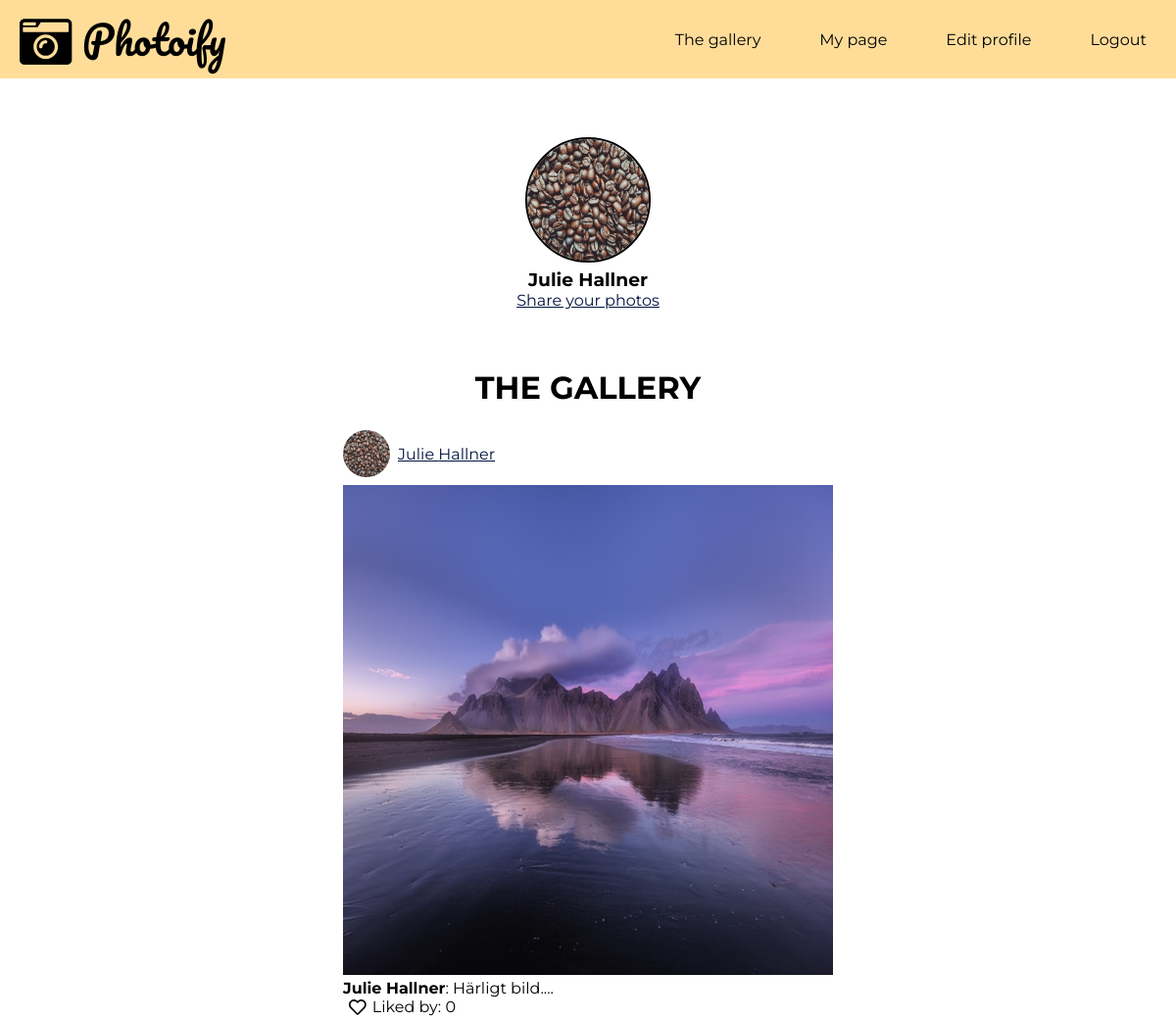
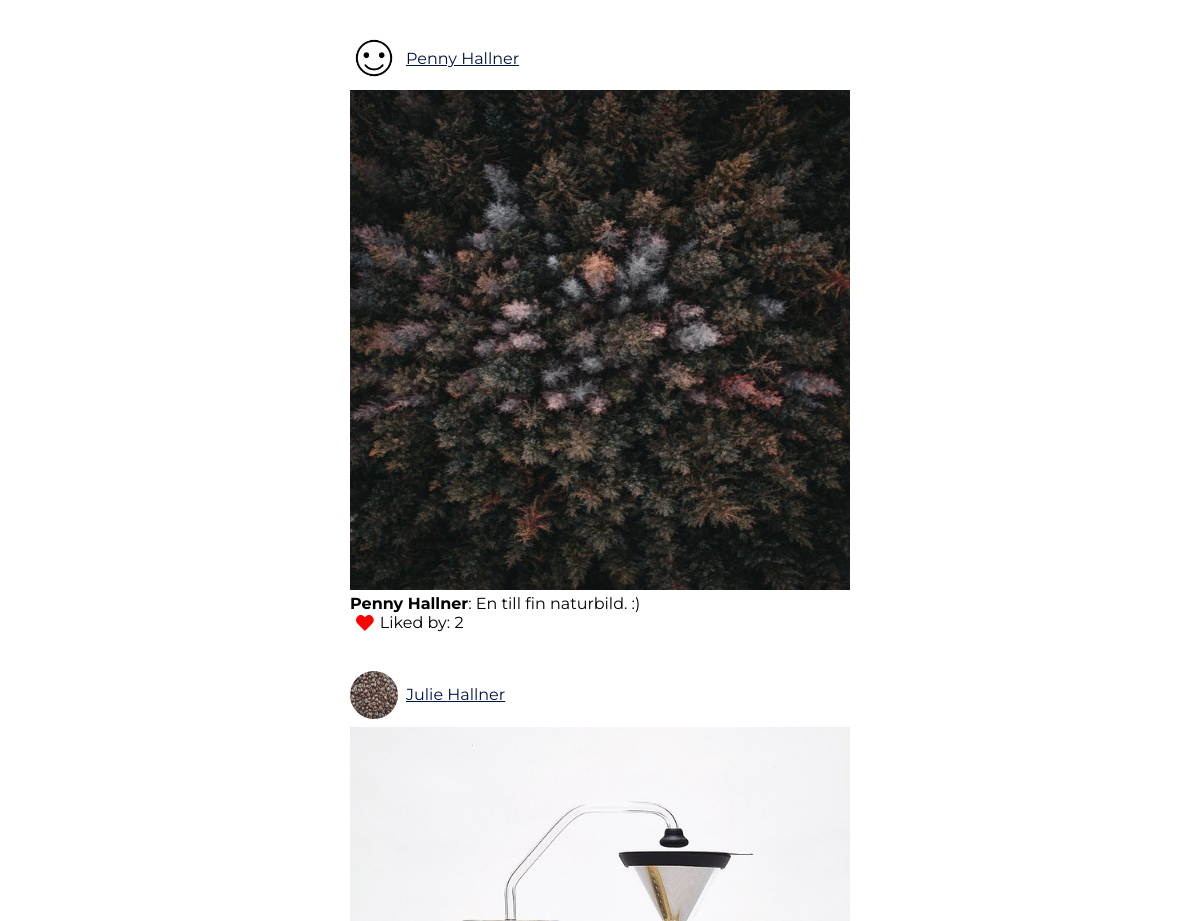
Page / (signed in, upper part) on the earlier database version (2 pictures, top to bottom).
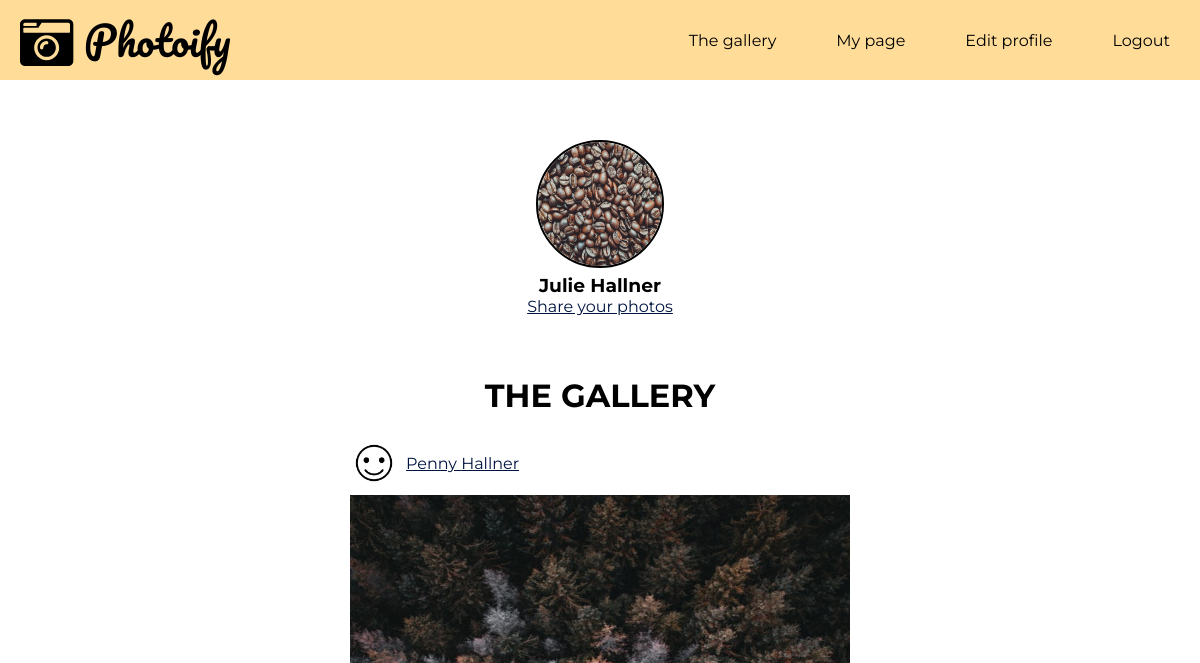
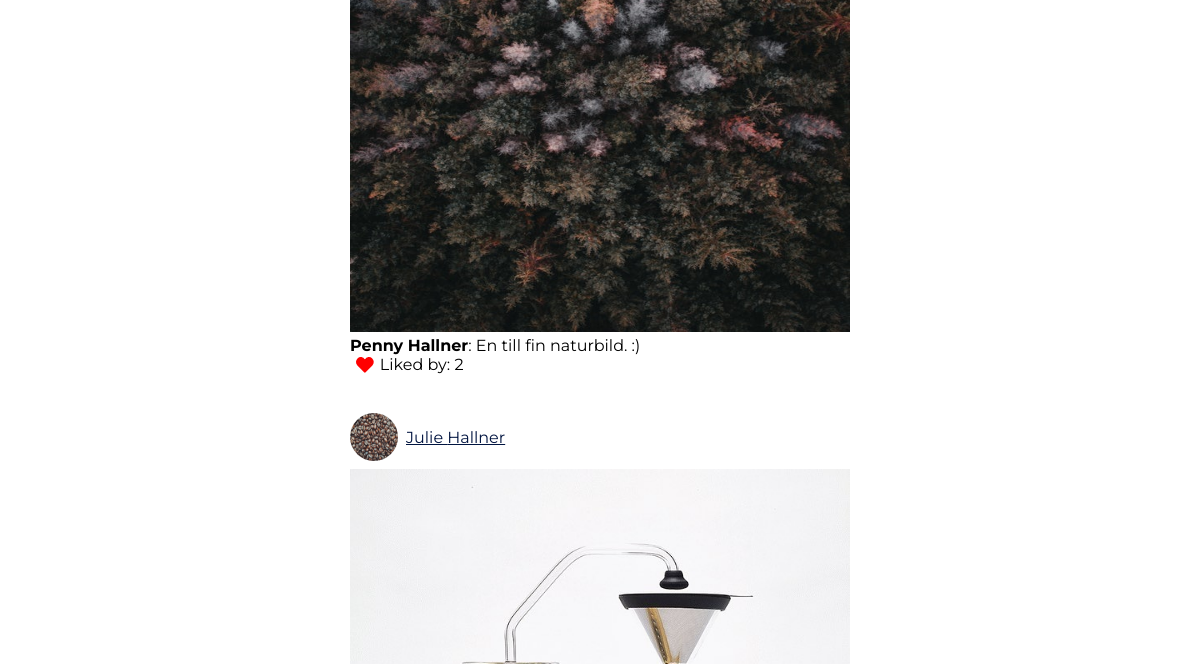
Same page on the later database version (2 pictures, top to bottom).
### tables this page shows
CREATE TABLE "posts" (
	`post_id`	INTEGER NOT NULL PRIMARY KEY AUTOINCREMENT,
	`post`	TEXT NOT NULL,
	`date`	TEXT,
	`user_id`	INTEGER,
	`content`	TEXT
);

CREATE TABLE "users" (
	`user_id`	INTEGER NOT NULL PRIMARY KEY AUTOINCREMENT,
	`first_name`	TEXT NOT NULL,
	`last_name`	TEXT NOT NULL,
	`profile_pic`	TEXT DEFAULT 'default_profile.jpg',
	`email`	TEXT NOT NULL UNIQUE,
	`password`	TEXT NOT NULL,
	`bio`	TEXT
);

### app/functions.php (called while the page is built, shortened)
<?php
function postFeed() {
    $config = require __DIR__.'/config.php';
    $pdo = new PDO($config['database_path']);
    $statement = $pdo->prepare(
        'SELECT a.post, a.content, a.post_id, c.first_name, c.last_name, c.profile_pic, c.user_id, count(l.post_like)
        AS "like"
        FROM posts a
        LEFT JOIN users c ON a.user_id=c.user_id
		LEFT JOIN likes l ON a.post_id=l.post_id
		GROUP BY a.post_id
		ORDER BY a.date DESC;');
        $statement->execute();
        $postsFeed = $statement->fetchAll(PDO::FETCH_ASSOC);
        return $postsFeed;
}

### home.php (the view, shortened to what this page needs)
<article class="homepage">
    <div class="top-gallery-page">
        <?php require __DIR__.'/views/intro.php'; ?>
        <a href="upload_photo.php">Share your photos</a>
    </div>
<?php
    $posts = postFeed();
?>
    <div class="gallery-page">
        <h1>The gallery</h1>
        <?php foreach ($posts as $post): ?>
            <div class="post">
                <div class="image-names">
                    <img class="profile-pic-small" src="image/profile/<?php echo $post['profile_pic'];?>" alt="avatar">
                    <a href="visit_user.php?user_id=<?php echo $post['user_id'];?>">
                        <p><?php echo $post['first_name'].' '. $post['last_name'];?></p>
                    </a>
                </div>
                    <img class="gallery-pics" src="image/post/<?php echo $post['post'];?>" alt="photoify">
                    <p><b><?php echo $post['first_name'].' '. $post['last_name']?></b><?php echo ': '. $post['content'];?></p>
    <?php
        $statement = $pdo->prepare(
            'SELECT * FROM likes
            WHERE post_id = :post_id
            AND user_id = :user_id');
            $statement->bindParam(':post_id', $post['post_id'], PDO::PARAM_INT);
            $statement->bindParam(':user_id', $_SESSION['user']['user_id'], PDO::PARAM_INT);
            $statement->execute();
            $alreadyLiked = $statement->fetch(PDO::FETCH_ASSOC);
    ?>
        <?php if($alreadyLiked):?>
            <form class="like-post" action="app/likes/delete.php" method="post">
                <button type="submit" name="like" class="like">
                    <span style="color:red;">
                        <i class="fas fa-heart fa-lg"></i>
                    </span>
                </button>
                    <p>Liked by: <?php echo $post['like']; ?></p>
            </form>
    <?php else: ?>
            <form class="like-post" action="app/likes/like.php" method="post">
                <button type="submit" name="like" class="like">
                    <i class="far fa-heart fa-lg"></i>
                </button>
                    <p>Liked by: <?php echo $post['like']; ?></p>
            </form>
    <?php endif; ?>
            <br><br>
        </div>
    <?php endforeach; ?>
    </div>
</article>

### views/header.php (shortened to what this page needs)
<!DOCTYPE html>
<html lang="en">
<head>
    <link rel="stylesheet" href="https://use.fontawesome.com/releases/v5.6.3/css/all.css">
    <link rel="stylesheet" href="assets/styles/main.css">
    <link rel="stylesheet" href="assets/styles/start.css">
    <link rel="stylesheet" href="assets/styles/signup.css">
    <link rel="stylesheet" href="assets/styles/home.css">
    <link rel="stylesheet" href="assets/styles/upload_photo.css">
    <link rel="stylesheet" href="assets/styles/intro.css">
    <link rel="stylesheet" href="assets/styles/mypage.css">
    <link rel="stylesheet" href="assets/styles/visit_user.css">
    <link rel="stylesheet" href="assets/styles/settings.css">
</head>
<body>
    <div class="container">
    <?php require __DIR__.'/navigation.php'; ?>

### views/navigation.php (shortened to what this page needs)
<nav class="navbar">
        <a href="/" class="logo"><i class="fas fa-camera-retro fa-lg"></i> Photoify</a>
        <ul class="main-nav" id="js-menu">
            <li>
                <?php if (isset($_SESSION['user'])): ?>
                    <a class="nav-link" href="/">The gallery</a>
                <?php else: ?>
                    <a class="nav-link" href="/index.php">Home</a>
                <?php endif; ?>
            </li>
            <li>
                <?php if (isset($_SESSION['user'])): ?>
                    <a class="nav-link" href="/mypage.php">My page</a>
                <?php else: ?>
                    <a class="nav-link" href="/about.php">About</a>
                <?php endif; ?>
            </li>
            <li>
                <?php if (isset($_SESSION['user'])): ?>
                    <a class="nav-link" href="/myaccount.php">Edit profile</a>
                <?php endif; ?>
            </li>
            <li>
                <?php if (isset($_SESSION['user'])): ?>
                    <a class="nav-link" href="app/users/logout.php">Logout</a>
                <?php else: ?>
                    <a class="nav-link" href="/">Login</a>
                <?php endif; ?>
            </li>
        </ul>
</nav>

### index.php
<?php require __DIR__.'/views/header.php'; ?>
<article>
    <?php
        if(isset($_SESSION['user'])):  ?>
    <?php require __DIR__.'/home.php'; ?>
    <?php else: ?>
        <?php require __DIR__.'/start.php'; ?>
    <?php endif; ?>
</article>
<?php require __DIR__.'/views/footer.php'; ?>

### views/intro.php
<div class="intro-page">
        <?php if (isset($_SESSION['user'])): ?>
            <img class="profile-pic-intro" src="image/profile/<?php echo $_SESSION['user']['profile_pic'];?>" alt="avatar">
            <h3><?php   echo $_SESSION['user']['first_name']. ' '. $_SESSION['user']['last_name'];?></h3>
        <?php endif; ?>
</div>

### views/footer.php (shortened to what this page needs)
</div>
</body>
</html>

### assets/styles/main.css (style rules this page uses)
* { box-sizing: border-box; margin: 0px; }
body { width: 100%; height: 100vh; background-color: #ffff; display:flex; flex-direction: column; font-family: 'Montserrat', sans-serif; }
body a { color: #001440; }
.container { margin: 0px; padding-bottom: 60%; width: 100%; }
.navbar { font-size: 1em; position: relative; width: inherit; background-color: #ffdd99; padding-bottom: 10px; }
.main-nav { list-style-type: none; display: none; }
.nav-link, .logo { text-decoration: none; color: #000000; }
.main-nav li { text-align: center; margin: 15px auto; }
.logo { display: inline-block; font-size: 2em; margin-left: 20px; font-family: 'Pacifico', serif; }
@media screen and (min-width: 600px) { * { box-sizing: border-box; margin: 0px; } }
@media screen and (min-width: 800px) { * { box-sizing: border-box; margin: 0px; } }
@media screen and (min-width: 800px) { .container { margin: 0px; width: 100%; padding-bottom: 5%; } }
@media screen and (min-width: 800px) { .navbar { display: flex; justify-content: space-between; padding-bottom: 0; height: 80px; align-items: center; } }
@media screen and (min-width: 800px) { .main-nav { display: flex; width: 70%; margin-right: 30px; flex-direction: row; justify-content: flex-end; } }
@media screen and (min-width: 800px) { .main-nav li { margin: 0; } }
@media screen and (min-width: 800px) { .nav-link { margin-left: 60px; } }
@media screen and (min-width: 800px) { .logo { margin-top: 0; font-size: 2.5em; } }

### assets/styles/home.css (style rules this page uses)
.homepage { height: 100vh; }
.gallery-page h1 { font-size: 2em; text-transform: uppercase; padding-bottom: 2%; }
.top-gallery-page { display: flex; flex-direction: column; align-items: center; margin-bottom: 5%; }
.image-names a { display: flex; }
.gallery-page { display: flex; flex-direction: column; align-items: center; padding-bottom: 20%; }
.gallery-pics { width: 350px; height: 350px; }
.profile-pic-small { height: 3em; width: 3em; border-radius: 50%; margin-top: 0px; }
.image-names { display: flex; flex-direction: row; margin-bottom: 0.5em; }
.image-names p { align-self: center; margin-left: 0.5em; }
.like-post { display: flex; flex-direction: row; }
.like { background-color: white; border: none; }
@media screen and (min-width: 600px) { .gallery-pics { width: 400px; height: 400px; } }
@media screen and (min-width: 800px) { .gallery-pics { width: 500px; height: 500px; } }
@media screen and (min-width: 800px) { .gallery-page { padding-bottom: 10%; } }

### assets/styles/intro.css (style rules this page uses)
.intro-page { display: flex; flex-direction: column; height: 30%; margin-top: 5%; background-color: #ffff; align-items: center; justify-content: center; }
.profile-pic-intro { height: 8em; width: 8em; border-radius: 50%; margin-right: 2%; margin-left: 2%; border: 2.5px #000000 solid; }
.intro-page h3 { margin-top: 5%; }
@media screen and (min-width: 600px) { .intro-page { display: flex; flex-direction: column; height: 30%; background-color: #ffff; align-items: center; justify-content: center; } }

### assets/styles/visit_user.css (style rules this page uses)
.intro-page { display: flex; flex-direction: column; height: 30%; margin-top: 5%; }

Differences in the rows shown:
removed posts: user.profile_pic (picture), user.first_name "Julie", user.last_name "Hallner", post (picture), content "Härligt bild....", like "0"
